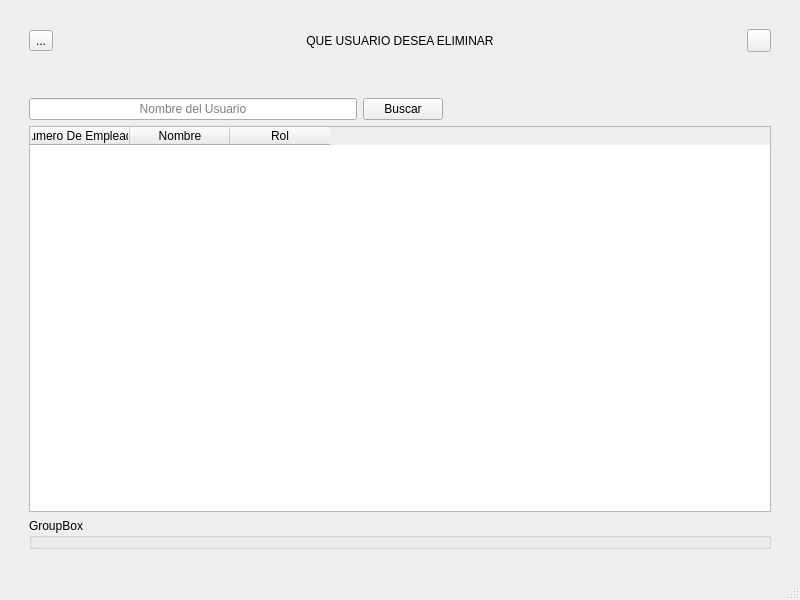
<?xml version="1.0" encoding="UTF-8"?>
<ui version="4.0">
 <class>Eliminar_Usuarios</class>
 <widget class="QMainWindow" name="Eliminar_Usuarios">
  <property name="geometry">
   <rect>
    <x>0</x>
    <y>0</y>
    <width>800</width>
    <height>600</height>
   </rect>
  </property>
  <property name="windowTitle">
   <string>MainWindow</string>
  </property>
  <widget class="QWidget" name="centralwidget">
   <layout class="QGridLayout" name="gridLayout_2">
    <item row="0" column="0">
     <layout class="QGridLayout" name="gridLayout">
      <property name="leftMargin">
       <number>20</number>
      </property>
      <property name="topMargin">
       <number>20</number>
      </property>
      <property name="rightMargin">
       <number>20</number>
      </property>
      <property name="bottomMargin">
       <number>20</number>
      </property>
      <item row="1" column="0">
       <widget class="QTableWidget" name="Datos_Empleados">
        <property name="editTriggers">
         <set>QAbstractItemView::EditTrigger::NoEditTriggers</set>
        </property>
        <property name="selectionMode">
         <enum>QAbstractItemView::SelectionMode::SingleSelection</enum>
        </property>
        <property name="selectionBehavior">
         <enum>QAbstractItemView::SelectionBehavior::SelectRows</enum>
        </property>
        <column>
         <property name="text">
          <string>Numero De Empleado</string>
         </property>
        </column>
        <column>
         <property name="text">
          <string>Nombre</string>
         </property>
        </column>
        <column>
         <property name="text">
          <string>Rol</string>
         </property>
        </column>
       </widget>
      </item>
      <item row="0" column="0">
       <layout class="QGridLayout" name="Barra_Superior">
        <item row="3" column="0">
         <layout class="QHBoxLayout" name="horizontalLayout_4">
          <item>
           <layout class="QHBoxLayout" name="horizontalLayout_2">
            <item>
             <layout class="QHBoxLayout" name="horizontalLayout">
              <item>
               <widget class="QLineEdit" name="lineEdit">
                <property name="alignment">
                 <set>Qt::AlignmentFlag::AlignCenter</set>
                </property>
                <property name="placeholderText">
                 <string>Nombre del Usuario</string>
                </property>
               </widget>
              </item>
             </layout>
            </item>
            <item>
             <widget class="QPushButton" name="pushButton">
              <property name="text">
               <string>Buscar</string>
              </property>
             </widget>
            </item>
            <item>
             <spacer name="horizontalSpacer_2">
              <property name="orientation">
               <enum>Qt::Orientation::Horizontal</enum>
              </property>
              <property name="sizeHint" stdset="0">
               <size>
                <width>40</width>
                <height>20</height>
               </size>
              </property>
             </spacer>
            </item>
           </layout>
          </item>
         </layout>
        </item>
        <item row="1" column="0">
         <spacer name="verticalSpacer">
          <property name="orientation">
           <enum>Qt::Orientation::Vertical</enum>
          </property>
          <property name="sizeType">
           <enum>QSizePolicy::Policy::Maximum</enum>
          </property>
          <property name="sizeHint" stdset="0">
           <size>
            <width>20</width>
            <height>40</height>
           </size>
          </property>
         </spacer>
        </item>
        <item row="0" column="0">
         <layout class="QHBoxLayout" name="horizontalLayout_5">
          <item>
           <widget class="QToolButton" name="Regresar">
            <property name="layoutDirection">
             <enum>Qt::LayoutDirection::LeftToRight</enum>
            </property>
            <property name="text">
             <string>...</string>
            </property>
            <property name="icon">
             <iconset theme="QIcon::ThemeIcon::GoPrevious"/>
            </property>
           </widget>
          </item>
          <item>
           <spacer name="horizontalSpacer_3">
            <property name="orientation">
             <enum>Qt::Orientation::Horizontal</enum>
            </property>
            <property name="sizeHint" stdset="0">
             <size>
              <width>40</width>
              <height>20</height>
             </size>
            </property>
           </spacer>
          </item>
          <item>
           <widget class="QLabel" name="Titulo">
            <property name="text">
             <string>QUE USUARIO DESEA ELIMINAR</string>
            </property>
            <property name="alignment">
             <set>Qt::AlignmentFlag::AlignCenter</set>
            </property>
           </widget>
          </item>
          <item>
           <spacer name="horizontalSpacer">
            <property name="orientation">
             <enum>Qt::Orientation::Horizontal</enum>
            </property>
            <property name="sizeHint" stdset="0">
             <size>
              <width>40</width>
              <height>20</height>
             </size>
            </property>
           </spacer>
          </item>
          <item>
           <widget class="QToolButton" name="toolButton">
            <property name="text">
             <string/>
            </property>
            <property name="icon">
             <iconset theme="QIcon::ThemeIcon::UserAvailable"/>
            </property>
           </widget>
          </item>
         </layout>
        </item>
       </layout>
      </item>
      <item row="2" column="0">
       <widget class="QGroupBox" name="Historial">
        <property name="title">
         <string>GroupBox</string>
        </property>
       </widget>
      </item>
     </layout>
    </item>
   </layout>
  </widget>
  <widget class="QMenuBar" name="menubar">
   <property name="geometry">
    <rect>
     <x>0</x>
     <y>0</y>
     <width>800</width>
     <height>22</height>
    </rect>
   </property>
  </widget>
  <widget class="QStatusBar" name="statusbar"/>
 </widget>
 <resources/>
 <connections/>
</ui>
